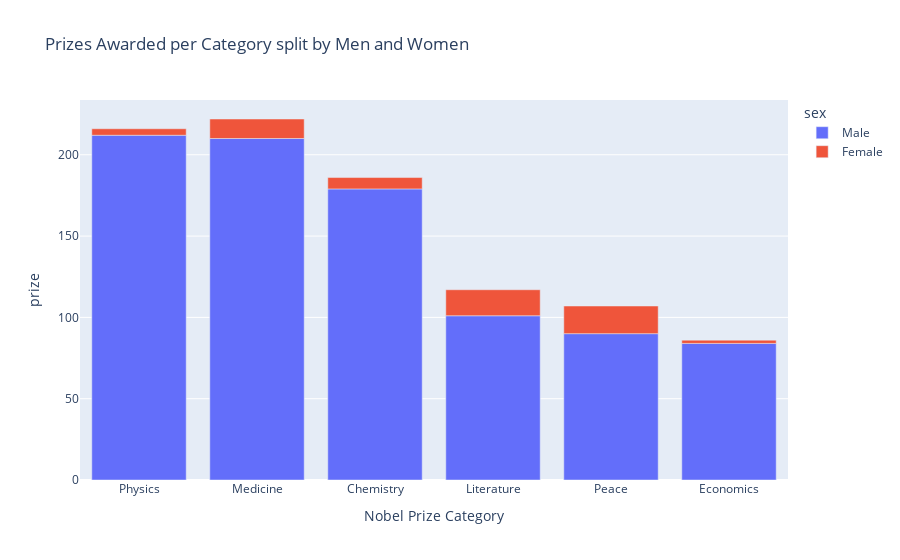

Notebook cell for this chart:
### Markdown cell above
# Male and Female Winners by Category

**Challenge**: Create a [plotly bar chart](https://plotly.com/python/bar-charts/) that shows the split between men and women by category. 
* Hover over the bar chart. How many prizes went to women in Literature compared to Physics?

<img src=https://i.imgur.com/od8TfOp.png width=650>

### Code cell
prizes_by_category = df_data.groupby(['category','sex'], as_index=False).agg({'prize': pd.Series.count})
prizes_by_category.sort_values('prize', ascending=False, inplace=True)
print(prizes_by_category)
bar = px.bar(prizes_by_category, 
             x=prizes_by_category.category, 
             y=prizes_by_category.prize, 
             color=prizes_by_category.sex,
             title='Prizes Awarded per Category split by Men and Women',
             labels=dict(y="Number of Prizes Awarded"))
bar.update_layout(xaxis_title='Nobel Prize Category')
bar.show()

### Figure 1 — Plotly figure (JSON) as saved in the notebook; plotly's stock layout.template omitted (floating-point values rounded to 4 significant figures)
{"data": [{"alignmentgroup": "True", "hovertemplate": "sex=Male<br>category=%{x}<br>prize=%{y}<extra></extra>", "legendgroup": "Male", "marker": {"color": "#636efa"}, "name": "Male", "offsetgroup": "Male", "orientation": "v", "showlegend": true, "textposition": "auto", "type": "bar", "x": ["Physics", "Medicine", "Chemistry", "Literature", "Peace", "Economics"], "xaxis": "x", "y": [212, 210, 179, 101, 90, 84], "yaxis": "y"}, {"alignmentgroup": "True", "hovertemplate": "sex=Female<br>category=%{x}<br>prize=%{y}<extra></extra>", "legendgroup": "Female", "marker": {"color": "#EF553B"}, "name": "Female", "offsetgroup": "Female", "orientation": "v", "showlegend": true, "textposition": "auto", "type": "bar", "x": ["Peace", "Literature", "Medicine", "Chemistry", "Physics", "Economics"], "xaxis": "x", "y": [17, 16, 12, 7, 4, 2], "yaxis": "y"}], "layout": {"barmode": "relative", "legend": {"title": {"text": "sex"}, "tracegroupgap": 0}, "title": {"text": "Prizes Awarded per Category split by Men and Women"}, "xaxis": {"anchor": "y", "domain": [0, 1], "title": {"text": "Nobel Prize Category"}}, "yaxis": {"anchor": "x", "domain": [0, 1], "title": {"text": "prize"}}}}
